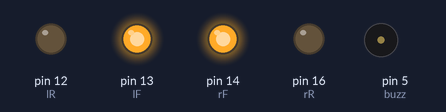
A sketch run on a simulated Arduino Uno, built with avr-gcc and run on an emulated ATmega328P. Shown: output pins drawn as LEDs (lit = HIGH), buzzer (waves = sounding, pin HIGH).

Above: at 0.5 s.
At 3.25 s:
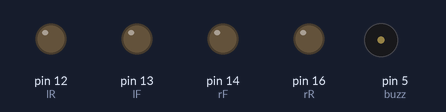
At 6.0 s:
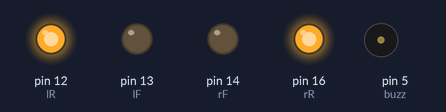
At 11.5 s:
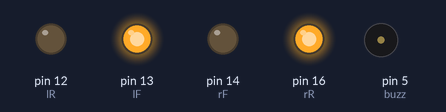
At 13.4 s:
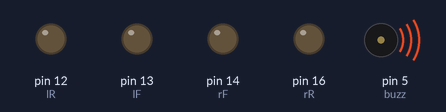
At 22.0 s:
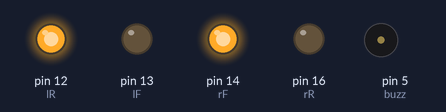
Timing chart, 0 to 24.4 s (numbered marks = the images above):
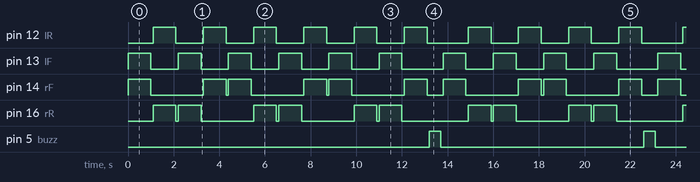

Measured:
- by itself, pin 12 (lR), pin 14 (rF), pin 16 (rR): moves between LOW and HIGH, repeating every 18.8 s
- by itself, pin 13 (lF): repeats every 9.4 s: HIGH 1.0 s, LOW 1.8 s, 3 × (HIGH 1.0 s, LOW 1.2 s)
- by itself, pin 5 (buzz): alternates HIGH for 0.50 s and LOW for 8.9 s

The sketch:

TankDemo1.ino
```cpp
//define motor pwm pins, can be changed to anything in most cases (l/r = left/right F/R = Forward/Reverse)
const int lF = 13;
const int lR = 12;
const int rF = 14;
const int rR = 16;

//buzzer pindef
const int buzz = 5;

//Drive function w/ Input of -1023 to 1023 for Left & Right Motor
void drive(int L, int R)
{
	//Left Side
	if (L > 0)
	{
		analogWrite(lF, L);
		analogWrite(lR, 0);
	}
	else if (L == 0)
	{
		analogWrite(lF, 0);
		analogWrite(lR, 0);
	}
	else
	{
		analogWrite(lR, map(L, -1, -1023, 1, 1023));
		analogWrite(lF, 0);
	}

	//Right Side
	if (R > 0)
	{
		analogWrite(rF, R);
		analogWrite(rR, 0);
	}
	else if (R == 0)
	{
		analogWrite(rF, 0);
		analogWrite(rR, 0);
	}
	else
	{
		analogWrite(rR, map(R, -1, -1023, 1, 1023));
		analogWrite(rF, 0);
	}
}

int buzzer = 0;

//define motor & buzzer pins as outputs
void setup()
{
	pinMode(lF, OUTPUT);
	pinMode(lR, OUTPUT);
	pinMode(rF, OUTPUT);
	pinMode(rR, OUTPUT);
	pinMode(buzz, OUTPUT);
}

void loop()
{
	//buzzer loop (run through the drive loop, and every 3rd time, turn on the buzzer for 500msecs)
	if (buzzer <= 2)
	{
		//forward
		drive(1023, 1023);
		delay(1000);
		drive(0, 0);
		delay(100);

		//back
		drive(-1023, -1023);
		delay(1000);
		drive(0, 0);
		delay(100);

		//left
		drive(1023, -1023);
		delay(1000);
		drive(0, 0);
		delay(100);

		//right
		drive(-1023, 1023);
		delay(1000);
		drive(0, 0);
		delay(100);

	}
	else
	{
		buzzer = 0;

		//horn
		digitalWrite(buzz, 1);
		delay(500);
		digitalWrite(buzz, 0);
		delay(100);
	}
	buzzer++;
}
```
